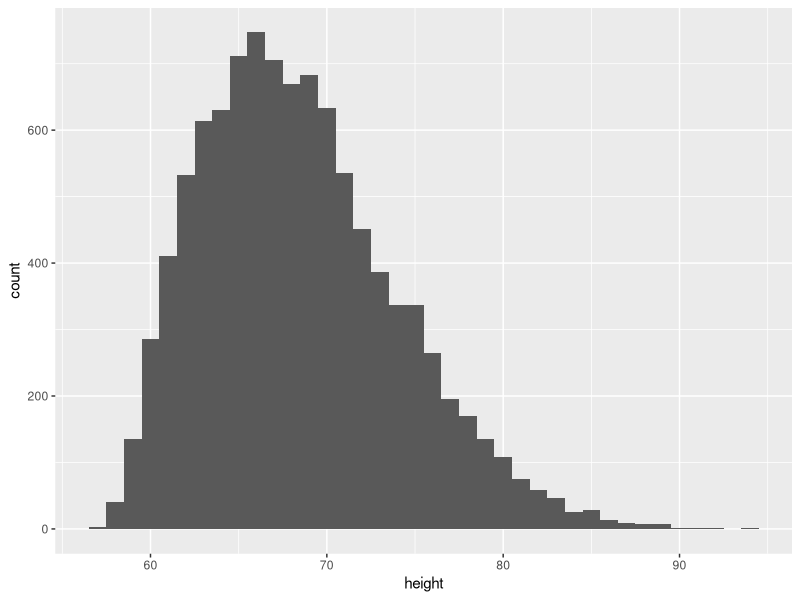
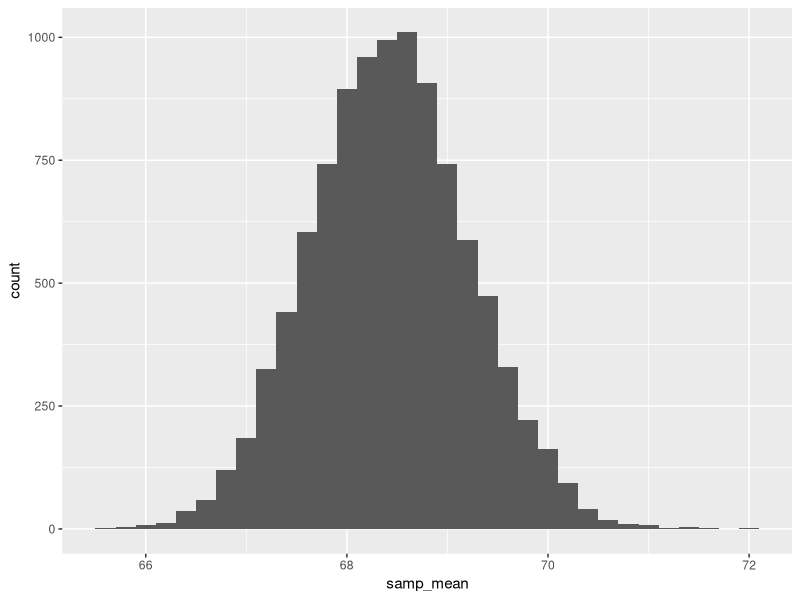

These charts were generated, in order, by the following R code:
## ---- chunk 1
library(knitr)
library(palmerpenguins)
library(tidyverse)
knitr::opts_chunk$set(eval = TRUE, results = TRUE)
## ---- chunk 2
# fake data with some very tall people
fake_data <- data.frame("height" = 57+50*(rbeta(10000,3,10)))
ggplot(fake_data, aes(x=height))+geom_histogram(binwidth = 1)
## ---- chunk 3
# fake data with some very tall people
# suppose this is the population of interest
mean_height <- mean(fake_data$height)
sd_height <- sd(fake_data$height)
## ---- chunk 4
samp_1 <- sample(fake_data$height,50,replace=TRUE)
## ---- chunk 5
mean(samp_1)
## ---- chunk 6
samp_2 <- sample(fake_data$height,50,replace=TRUE)
## ---- chunk 7
mean(samp_2)
## ---- chunk 8
sampling_dist <- data.frame(samp_mean = replicate(10000, mean(sample(sample(fake_data$height,50,replace=TRUE)))))
ggplot(sampling_dist, aes(x=samp_mean))+geom_histogram(binwidth = .2)
